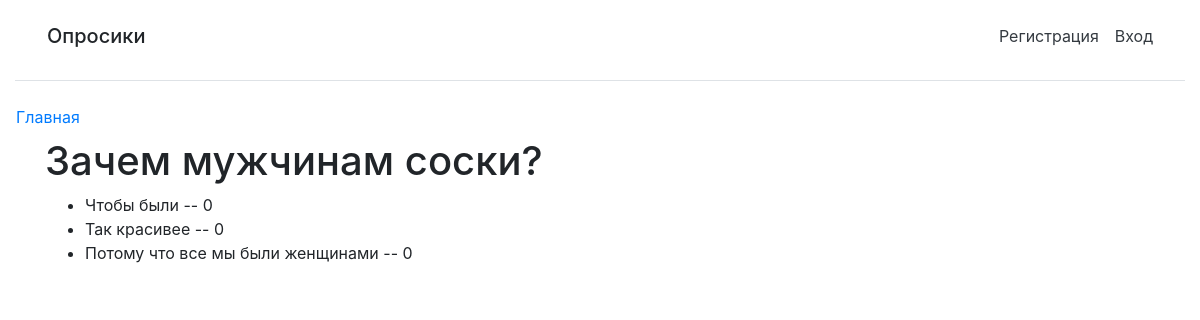
/1/results/, run on an earlier commit of the app's database.
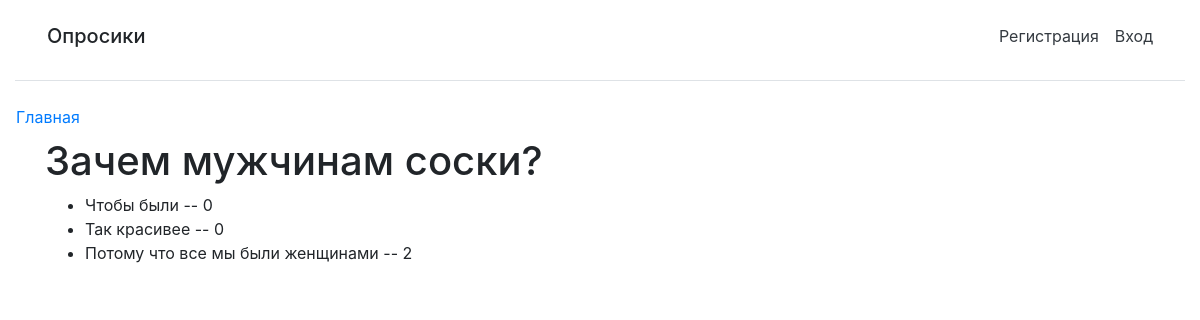
And on a later commit of the database.
### polls/models.py (models this page shows, shortened)
class Choice(models.Model):
    question = models.ForeignKey(Question, on_delete=models.CASCADE)
    choice_text = models.CharField(max_length=200)
    votes = models.IntegerField(default=0)

### polls/views.py (the view)
# urls.py: path('<int:pk>/results/', views.ResultsView.as_view(), name='results'),
class ResultsView(generic.DetailView):
    model = Question
    template_name = 'polls/results.html'

### polls/templates/polls/results.html
{% extends "polls/basic.html" %}
{% block content %}
<h1>{{ question.question_text }}</h1>
<ul>
    {% for choice in question.choice_set.all %}
    <li>{{ choice.choice_text }} -- {{ choice.votes }}</li>
    {% endfor %}
</ul>
{% endblock %}

What changed in the data, as far as the page shows it:
changed Choice "Потому что все мы были женщинами": votes "0" → "2"
